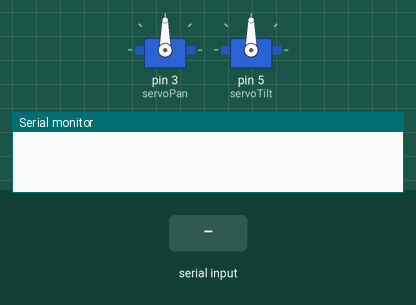
This sketch was run on a simulated Arduino Uno, built with avr-gcc and run on an emulated ATmega328P. On the bench: 2 × servo, the last lines printed to the serial monitor. The test bench sets the inputs (shaded band).

Above: at 1.2 s.
1.3 s: "90,45,200\n" received over Serial
At 1.8 s:
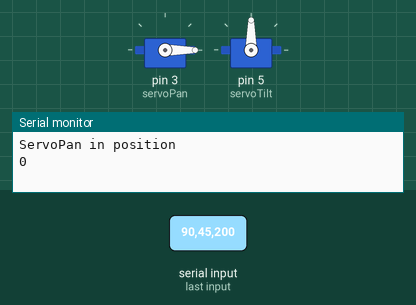
2.8 s: "200\n" received over Serial
At 3.9 s:
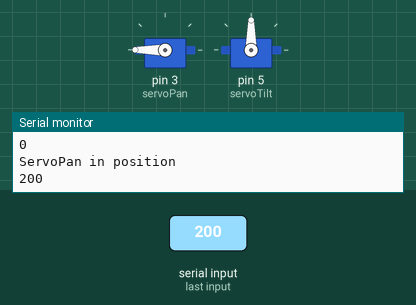
4.3 s: "30,150,10\n" received over Serial
At 5.3 s:
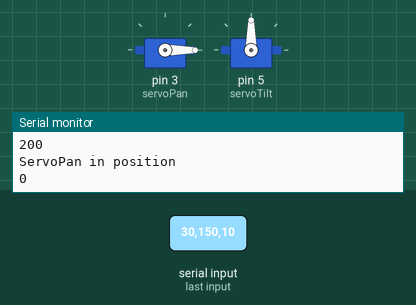
5.8 s: "90\n" received over Serial
At 6.2 s:
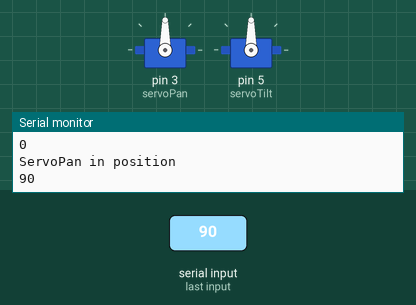
Timing chart, 0 to 8.3 s (numbered marks = the images above; inputs shaded):
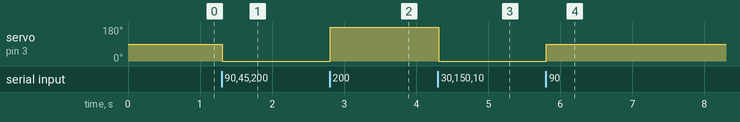

Measured:
- after the input at 1.3 s, servo on pin 3 (servoPan): 90° → 0° at once
- after the input at 2.8 s, servo on pin 3 (servoPan): 0° → 180° at once
- after the input at 4.3 s, servo on pin 3 (servoPan): 180° → 0° at once
- after the input at 5.8 s, servo on pin 3 (servoPan): 0° → 90° at once

The sketch:

servo_control_better.ino
```cpp
#include <Servo.h>
#include <Stepper.h>

// Initialize devices
Servo servoPan;
Servo servoTilt;

const int stepsPerRev = 200;
Stepper myStepper= Stepper(stepsPerRev, 8, 9, 10, 12);

// Define constants and global variables
int del = 1000;
int enA = 6;
int enB = 11;
char buffer[10];
int movement;
int pos;
const char* delimiter = ",";


void setup() {
  // Initialize pins
  myStepper.setSpeed(15);
  servoPan.attach(3);
  servoTilt.attach(5);

  digitalWrite(enA, LOW);
  digitalWrite(enB, LOW);

  Serial.begin(9600);
}

void loop() {
  // put your main code here, to run repeatedly:

  if (Serial.available()) {
    int read = Serial.readBytesUntil('\n', buffer, 9);
    buffer[read] = '\0';
    char* first = strtok(buffer, delimiter);
    char* second = strtok(NULL, delimiter);
    pos = atoi(first);
    movement = atoi(second);


    switch (movement) {
      case 0:
        servoPan.write(pos);
        Serial.print("ServoPan in position\n");
        Serial.println(pos);
        break;

      case 1:
        servoTilt.write(pos);
        Serial.print("ServoTilt in position\n");
        Serial.println(pos);
        break;

      case 2:
        digitalWrite(enA, HIGH);
        digitalWrite(enB, HIGH);

        myStepper.step(pos);
        delay(4000);
        Serial.print("Stepper in position\n");
        Serial.println(pos);
        break;
    }
  }
}
```
